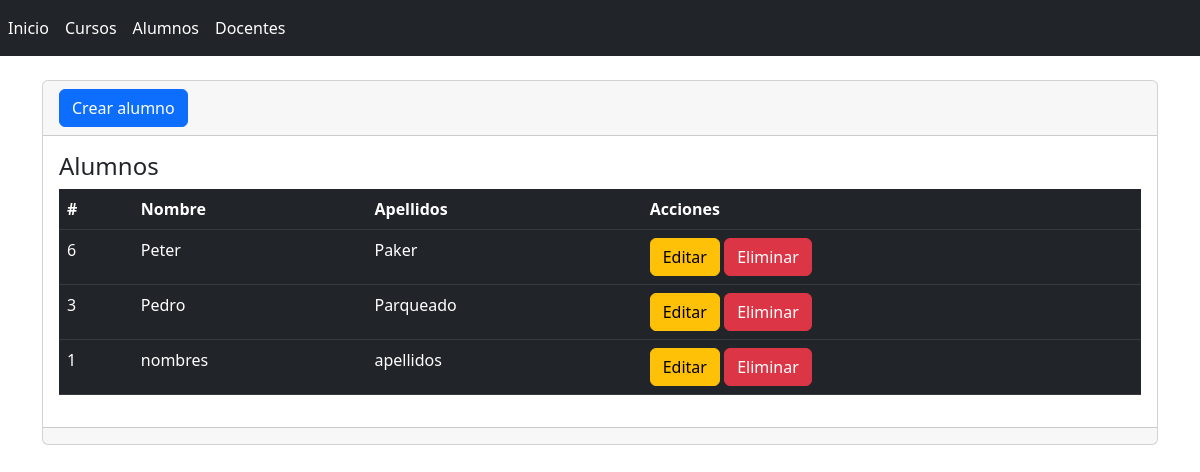
/alumnos, run on the app's committed database.
### alumno/models.py (models this page shows, shortened)
class Alumno(models.Model):
    id = models.AutoField(primary_key=True)#id auto_increment
    nombres= models.CharField(max_length=255,verbose_name="Nombres")#campo de texto
    apellidos= models.TextField(null=False,verbose_name="Apellidos")
    class Meta:
        verbose_name='Alumno'
        verbose_name_plural='Alumnos'
        db_table='tbl_alumnos'
        ordering=['apellidos','-nombres']

### alumno/views.py (the view)
# urls.py: path('alumnos',views.alumnos,name='alumnos'),
def alumnos(request):
    alumnos=Alumno.objects.all()#se consulta los alumnos
    return render(request, 'alumnos/index.html',{'alumnos': alumnos})#nombre y valor

### alumno/templates/alumnos/index.html (shortened to what this page needs)
{% extends "base.html" %}
{% block contenido %}
<div class="card">
    <div class="card-header">
        <a name="" id="" class="btn btn-primary" href="{% url 'crearAlumno' %}" role="button">Crear alumno</a>
    </div>
    <div class="card-body">
        <h4 class="card-title">Alumnos</h4>
        <div class="table-responsive">
            <table class="table table-dark">
                <thead>
                    <tr>
                        <th scope="col">#</th>
                        <th scope="col">Nombre</th>
                        <th scope="col">Apellidos</th>
                        <th scope="col">Acciones</th>
                    </tr>
                </thead>
                <tbody>
                    {% for alumno in alumnos %}
                    <tr>
                        <td>{{ alumno.id }}</td>
                        <td>{{ alumno.nombres }}</td>
                        <td>{{ alumno.apellidos }}</td>
                        <td>
                            <a name="" id="" class="btn btn-warning" href="{% url 'editarAlumno' alumno.id %}" role="button">Editar</a>
                            <a name="" id="" class="btn btn-danger" href="{% url 'eliminarAlumno' alumno.id %}" role="button">Eliminar</a>
                        </td>
                    </tr>
                    {% endfor %}
                </tbody>
            </table>
        </div>
    </div>
    <div class="card-footer text-muted">
    </div>
</div>
{% endblock %}

### data on the page
Alumno: id "6", nombres "Peter", apellidos "Paker"
Alumno: id "3", nombres "Pedro", apellidos "Parqueado"
Alumno: id "1", nombres "nombres", apellidos "apellidos"
